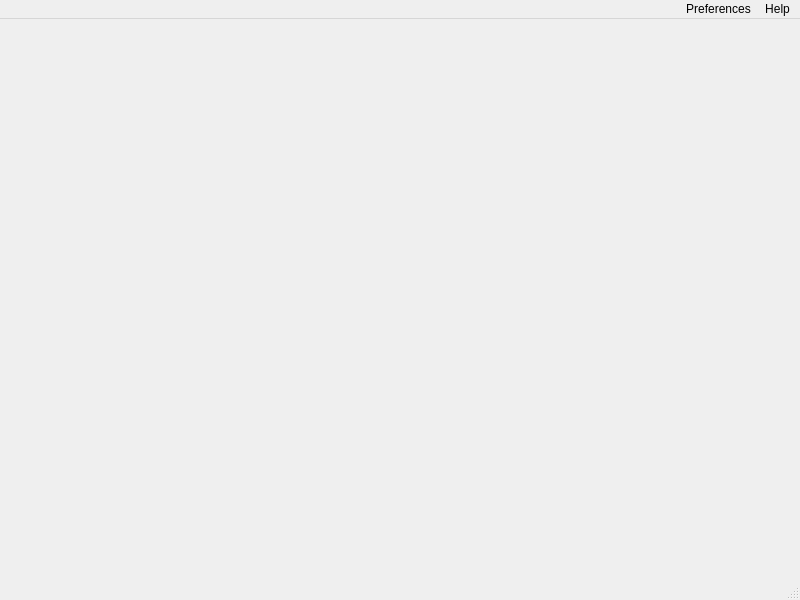
<?xml version="1.0" encoding="UTF-8"?>
<ui version="4.0">
 <class>MainWindow</class>
 <widget class="QMainWindow" name="MainWindow">
  <property name="geometry">
   <rect>
    <x>0</x>
    <y>0</y>
    <width>800</width>
    <height>600</height>
   </rect>
  </property>
  <property name="minimumSize">
   <size>
    <width>800</width>
    <height>600</height>
   </size>
  </property>
  <property name="acceptDrops">
   <bool>false</bool>
  </property>
  <property name="windowTitle">
   <string>MainWindow</string>
  </property>
  <widget class="QWidget" name="centralwidget"/>
  <widget class="QMenuBar" name="menubar">
   <property name="geometry">
    <rect>
     <x>0</x>
     <y>0</y>
     <width>800</width>
     <height>21</height>
    </rect>
   </property>
   <property name="layoutDirection">
    <enum>Qt::RightToLeft</enum>
   </property>
   <widget class="QMenu" name="menuHelp">
    <property name="title">
     <string>Help</string>
    </property>
    <addaction name="actionAbout_OptiCORD"/>
    <addaction name="actionOptiCORD_User_Guide"/>
    <addaction name="actionContact_Support"/>
   </widget>
   <widget class="QMenu" name="menuPreferences">
    <property name="title">
     <string>Preferences</string>
    </property>
    <widget class="QMenu" name="menuTheme">
     <property name="title">
      <string>Theme</string>
     </property>
     <widget class="QMenu" name="menuDark">
      <property name="title">
       <string>Dark</string>
      </property>
      <addaction name="dark_blue_theme"/>
      <addaction name="dark_green_theme"/>
      <addaction name="dark_purple_theme"/>
     </widget>
     <widget class="QMenu" name="menuLight">
      <property name="title">
       <string>Light</string>
      </property>
      <addaction name="light_blue_theme"/>
      <addaction name="light_green_theme"/>
      <addaction name="light_purple_theme"/>
     </widget>
     <addaction name="menuDark"/>
     <addaction name="menuLight"/>
    </widget>
    <addaction name="menuTheme"/>
    <addaction name="actionFont_Size"/>
   </widget>
   <addaction name="menuHelp"/>
   <addaction name="menuPreferences"/>
  </widget>
  <widget class="QStatusBar" name="statusbar"/>
  <action name="actionAbout_OptiCORD">
   <property name="text">
    <string>About OptiCORD</string>
   </property>
  </action>
  <action name="actionOptiCORD_User_Guide">
   <property name="text">
    <string>OptiCORD User Guide</string>
   </property>
  </action>
  <action name="actionContact_Support">
   <property name="text">
    <string>Contact Support</string>
   </property>
  </action>
  <action name="actionFont_Size">
   <property name="text">
    <string>Font Size</string>
   </property>
  </action>
  <action name="actionChange_to_tutorial_view">
   <property name="text">
    <string>Change to tutorial view</string>
   </property>
  </action>
  <action name="dark_blue_theme">
   <property name="text">
    <string>Blue Highlight</string>
   </property>
  </action>
  <action name="dark_green_theme">
   <property name="text">
    <string>Green Highlight</string>
   </property>
  </action>
  <action name="dark_purple_theme">
   <property name="text">
    <string>Purple Highlight</string>
   </property>
  </action>
  <action name="light_blue_theme">
   <property name="text">
    <string>Blue Highlight</string>
   </property>
  </action>
  <action name="light_green_theme">
   <property name="text">
    <string>Green Highlight</string>
   </property>
  </action>
  <action name="light_purple_theme">
   <property name="text">
    <string>Purple Highlight</string>
   </property>
  </action>
 </widget>
 <resources/>
 <connections/>
</ui>
